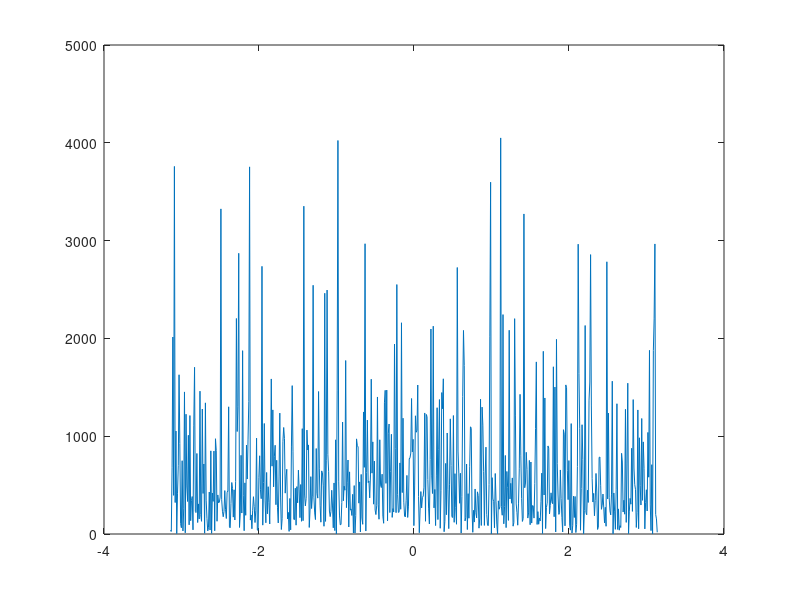

Reproduce this figure in MATLAB.
function [e,n]=ex5()

    n = (0:600)/100;
    e = randn(1,length(n));
    w = -pi:0.01:pi;
    X = freqz(e,1,w);
    m = (abs(X)).^2;
    plot(w,m);
    
    %Y = fft(e);
    %Y(1) = [];
    %nr_Y = length(Y);
    %pow = abs(Y(1:nr_Y/2)).^2;
    %yFs = 20;
    %f = (1:nr_Y/2) * yFs/nr_Y;
    %period = 1./f;
    %plot(period,pow);

end